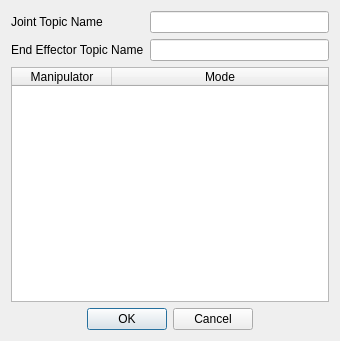
<?xml version="1.0" encoding="UTF-8"?>
<ui version="4.0">
 <class>EcRos1PubSubConfigDialog</class>
 <widget class="QDialog" name="EcRos1PubSubConfigDialog">
  <property name="geometry">
   <rect>
    <x>0</x>
    <y>0</y>
    <width>340</width>
    <height>341</height>
   </rect>
  </property>
  <property name="windowTitle">
   <string>ROS Publish/Subscribe Settings</string>
  </property>
  <layout class="QVBoxLayout" name="verticalLayout">
   <item>
    <layout class="QGridLayout" name="gridLayout">
     <item row="0" column="0">
      <widget class="QLabel" name="jointTopicLabel">
       <property name="text">
        <string>Joint Topic Name</string>
       </property>
      </widget>
     </item>
     <item row="0" column="1">
      <widget class="QLineEdit" name="jointTopicLineEdit">
       <property name="toolTip">
        <string>Set or change the ROS topic name for publishing/subscribing to joint values.</string>
       </property>
       <property name="statusTip">
        <string>Set or change the ROS topic name for publishing/subscribing to joint values.</string>
       </property>
       <property name="maxLength">
        <number>256</number>
       </property>
      </widget>
     </item>
     <item row="1" column="0">
      <widget class="QLabel" name="eeTopicLabel">
       <property name="text">
        <string>End Effector Topic Name</string>
       </property>
      </widget>
     </item>
     <item row="1" column="1">
      <widget class="QLineEdit" name="eeLineEdit">
       <property name="toolTip">
        <string>Set or change the ROS topic name for publishing/subscribing to end-effector placement values.</string>
       </property>
       <property name="statusTip">
        <string>Set or change the ROS topic name for publishing/subscribing to end-effector placement values.</string>
       </property>
       <property name="maxLength">
        <number>256</number>
       </property>
      </widget>
     </item>
    </layout>
   </item>
   <item>
    <widget class="QTableWidget" name="tableWidget">
     <property name="verticalScrollBarPolicy">
      <enum>Qt::ScrollBarAlwaysOff</enum>
     </property>
     <property name="horizontalScrollBarPolicy">
      <enum>Qt::ScrollBarAlwaysOff</enum>
     </property>
     <property name="editTriggers">
      <set>QAbstractItemView::NoEditTriggers</set>
     </property>
     <attribute name="horizontalHeaderStretchLastSection">
      <bool>true</bool>
     </attribute>
     <column>
      <property name="text">
       <string>Manipulator</string>
      </property>
     </column>
     <column>
      <property name="text">
       <string>Mode</string>
      </property>
     </column>
    </widget>
   </item>
   <item>
    <widget class="QDialogButtonBox" name="buttonBox">
     <property name="orientation">
      <enum>Qt::Horizontal</enum>
     </property>
     <property name="standardButtons">
      <set>QDialogButtonBox::Cancel|QDialogButtonBox::Ok</set>
     </property>
     <property name="centerButtons">
      <bool>true</bool>
     </property>
    </widget>
   </item>
  </layout>
 </widget>
 <resources/>
 <connections/>
</ui>
